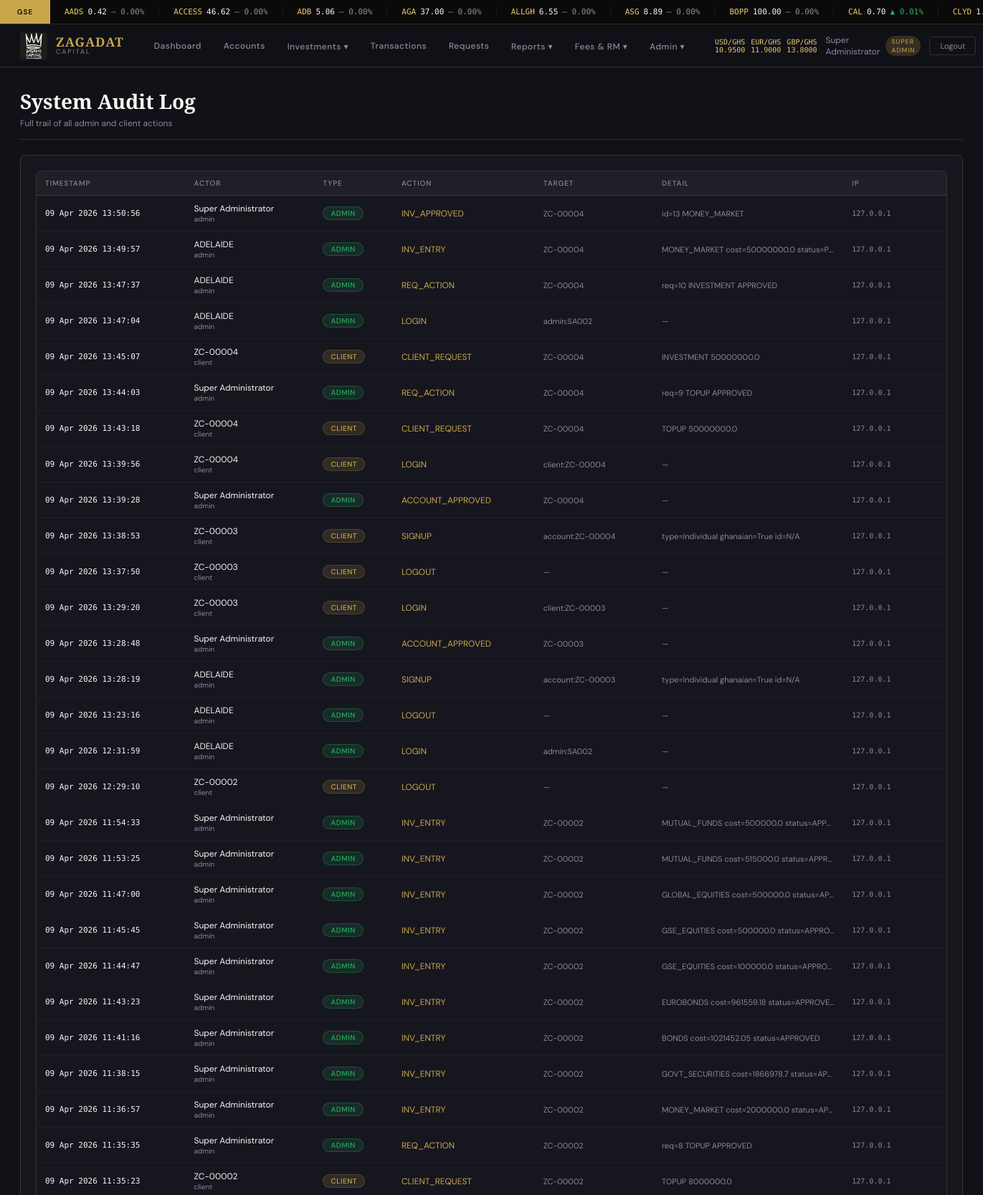
Page /admin/audit (signed in, upper part) on the committed database.
### models.py (models this page shows, shortened)
class AdminUser(UserMixin, db.Model):
    __tablename__ = 'admin_users'
    id            = db.Column(db.Integer, primary_key=True)
    staff_id      = db.Column(db.String(20), unique=True, nullable=False)
    full_name     = db.Column(db.String(120), nullable=False)
    email         = db.Column(db.String(120), unique=True, nullable=False)
    password_hash = db.Column(db.String(256), nullable=False)
    role          = db.Column(db.String(40), nullable=False, default='REPORT_VIEWER')
    is_active     = db.Column(db.Boolean, default=True)
    created_at    = db.Column(db.DateTime, default=datetime.utcnow)
    created_by    = db.Column(db.Integer, nullable=True)
    last_login    = db.Column(db.DateTime, nullable=True)
    is_rm         = db.Column(db.Boolean, default=False)
    rm_commission_rate = db.Column(db.Float, default=1.0)
    def has_permission(self, p):
        return ADMIN_ROLES.get(self.role, {}).get('level', 0) >= PERMISSION_MAP.get(p, 100)
    @property
    def is_super_admin(self): return self.role == 'SUPER_ADMIN'

class AuditLog(db.Model):
    __tablename__ = 'audit_logs'
    id          = db.Column(db.Integer, primary_key=True)
    actor_type  = db.Column(db.String(20))
    actor_id    = db.Column(db.Integer)
    actor_name  = db.Column(db.String(120))
    action      = db.Column(db.String(100))
    target      = db.Column(db.String(100), nullable=True)
    detail      = db.Column(db.Text, nullable=True)
    ip_address  = db.Column(db.String(50), nullable=True)
    created_at  = db.Column(db.DateTime, default=datetime.utcnow)

### routes/admin.py (the view)
@admin_bp.route('/audit')
@permission_required('manage_all')
def audit_log():
    from models import AuditLog
    logs = AuditLog.query.order_by(AuditLog.created_at.desc()).limit(500).all()
    return render_template('admin/audit.html', logs=logs)

### models.py (called while the page is built)
@login_manager.user_loader
def load_user(user_id):
    uid = str(user_id)
    if uid.startswith('admin_'):
        return AdminUser.query.get(int(uid.split('_')[1]))
    return ClientUser.query.get(int(uid))

### routes/admin.py (called while the page is built)
def permission_required(permission):
    def decorator(f):
        from functools import wraps
        @wraps(f)
        def decorated(*args, **kwargs):
            if not current_user.is_authenticated or session.get('user_type') != 'admin':
                return redirect(url_for('auth.login'))
            if not current_user.has_permission(permission):
                flash('Insufficient permissions.', 'error')
                return redirect(url_for('admin.dashboard'))
            return f(*args, **kwargs)
        return decorated
    return decorator

### templates/admin/audit.html (shortened to what this page needs)
{% extends 'base.html' %}
{% block content %}
<div class="page-content">
  <div class="page-header">
    <div><h1>System Audit Log</h1><p>Full trail of all admin and client actions</p></div>
  </div>
  <div class="card">
    <div class="table-wrap">
      <table class="data-table">
        <thead>
          <tr>
            <th>Timestamp</th><th>Actor</th><th>Type</th>
            <th>Action</th><th>Target</th><th>Detail</th><th>IP</th>
          </tr>
        </thead>
        <tbody>
          {% for log in logs %}
          <tr>
            <td class="mono" style="font-size:11px;white-space:nowrap;">{{ log.created_at.strftime('%d %b %Y %H:%M:%S') }}</td>
            <td>
              <div style="font-size:12px;">{{ log.actor_name }}</div>
              <div style="font-size:10px;color:var(--grey);">{{ log.actor_type }}</div>
            </td>
            <td>
              <span class="badge badge-{{ 'approved' if log.actor_type=='admin' else 'pending' }}">
                {{ log.actor_type.upper() }}
              </span>
            </td>
            <td style="font-size:12px;color:var(--gold);">{{ log.action }}</td>
            <td style="font-size:11px;color:var(--grey);">{{ log.target or '—' }}</td>
            <td style="font-size:11px;color:var(--grey);max-width:200px;overflow:hidden;text-overflow:ellipsis;white-space:nowrap;">{{ log.detail or '—' }}</td>
            <td class="mono" style="font-size:10px;color:var(--grey);">{{ log.ip_address or '—' }}</td>
          </tr>
          {% else %}
          <tr><td colspan="7" style="text-align:center;color:var(--grey);padding:3rem;">No audit records yet.</td></tr>
          {% endfor %}
        </tbody>
      </table>
    </div>
  </div>
</div>
{% endblock %}

### templates/base.html (shortened to what this page needs)
<!DOCTYPE html>
<html lang="en">
<head>
</head>
<body>
{% if current_user.is_authenticated %}
<div id="ticker-bar">
  <div class="ticker-label" id="ticker-exchange-label">GSE</div>
  <div class="ticker-track">
    <div class="ticker-inner" id="ticker-inner">
    </div>
  </div>
</div>
<nav class="topnav">
  <a href="{% if session.get('user_type') == 'admin' %}{{ url_for('admin.dashboard') }}{% else %}{{ url_for('user.dashboard') }}{% endif %}" class="nav-brand">
    <img src="{{ url_for('static', filename='img/logo.png') }}" alt="Zagadat">
    <div class="brand-text">
      <span class="brand-name">ZAGADAT</span>
      <span class="brand-sub">Capital</span>
    </div>
  </a>
  {% if session.get('user_type') == 'admin' %}
  <div class="nav-links">
    <a href="{{ url_for('admin.dashboard') }}" {% if request.endpoint == 'admin.dashboard' %}class="active"{% endif %}>Dashboard</a>
    <a href="{{ url_for('admin.accounts') }}" {% if 'account' in request.endpoint %}class="active"{% endif %}>Accounts</a>
    <div class="dropdown">
      <a href="{{ url_for('admin.investments') }}">Investments ▾</a>
    </div>
    <a href="{{ url_for('admin.transactions') }}">Transactions</a>
    <a href="{{ url_for('admin.client_requests') }}">Requests</a>
    <div class="dropdown">
      <a href="{{ url_for('reports.menu') }}">Reports ▾</a>
    </div>
    {% if current_user.has_permission('approve_account') %}
    <div class="dropdown">
      <a href="{{ url_for('admin.fees') }}">Fees & RM ▾</a>
    </div>
    {% endif %}
    {% if current_user.has_permission('manage_all') %}
    <div class="dropdown">
      <a href="{{ url_for('admin.admin_users') }}">Admin ▾</a>
    </div>
    {% endif %}
  </div>
  <div class="nav-right">
    <div class="fx-pill" id="fx-display">
      <span>USD/GHS <span id="fx-usd">—</span></span>
      <span>EUR/GHS <span id="fx-eur">—</span></span>
      <span>GBP/GHS <span id="fx-gbp">—</span></span>
    </div>
    <div class="nav-user">
      <span>{{ current_user.full_name }}</span>
      <span class="role-badge">{{ current_user.role.replace('_',' ') }}</span>
    </div>
    <a href="{{ url_for('auth.logout') }}" class="btn-logout">Logout</a>
  </div>
  {% endif %}
</nav>
{% endif %}
{% block content %}{% endblock %}
</body>
</html>

### rows in the picture
AdminUser: full_name "Super Administrator", role.replace "SUPER ADMIN"
AuditLog: created_at "09 Apr 2026 13:50:56", actor_name "Super Administrator", actor_type "admin", actor_type "ADMIN", action "INV_APPROVED", target "ZC-00004", detail "id=13 MONEY_MARKET", ip_address "127.0.0.1"
AuditLog: created_at "09 Apr 2026 13:49:57", actor_name "ADELAIDE", actor_type "admin", actor_type "ADMIN", action "INV_ENTRY", target "ZC-00004", detail "MONEY_MARKET cost=50000000.0 status=P…", ip_address "127.0.0.1"
AuditLog: created_at "09 Apr 2026 13:47:37", actor_name "ADELAIDE", actor_type "admin", actor_type "ADMIN", action "REQ_ACTION", target "ZC-00004", detail "req=10 INVESTMENT APPROVED", ip_address "127.0.0.1"
AuditLog: created_at "09 Apr 2026 13:47:04", actor_name "ADELAIDE", actor_type "admin", actor_type "ADMIN", action "LOGIN", target "admin:SA002", detail "—", ip_address "127.0.0.1"
AuditLog: created_at "09 Apr 2026 13:45:07", actor_name "ZC-00004", actor_type "client", actor_type "CLIENT", action "CLIENT_REQUEST", target "ZC-00004", detail "INVESTMENT 50000000.0", ip_address "127.0.0.1"
AuditLog: created_at "09 Apr 2026 13:44:03", actor_name "Super Administrator", actor_type "admin", actor_type "ADMIN", action "REQ_ACTION", target "ZC-00004", detail "req=9 TOPUP APPROVED", ip_address "127.0.0.1"
AuditLog: created_at "09 Apr 2026 13:43:18", actor_name "ZC-00004", actor_type "client", actor_type "CLIENT", action "CLIENT_REQUEST", target "ZC-00004", detail "TOPUP 50000000.0", ip_address "127.0.0.1"
AuditLog: created_at "09 Apr 2026 13:39:56", actor_name "ZC-00004", actor_type "client", actor_type "CLIENT", action "LOGIN", target "client:ZC-00004", detail "—", ip_address "127.0.0.1"
AuditLog: created_at "09 Apr 2026 13:39:28", actor_name "Super Administrator", actor_type "admin", actor_type "ADMIN", action "ACCOUNT_APPROVED", target "ZC-00004", detail "—", ip_address "127.0.0.1"
AuditLog: created_at "09 Apr 2026 13:38:53", actor_name "ZC-00003", actor_type "client", actor_type "CLIENT", action "SIGNUP", target "account:ZC-00004", detail "type=Individual ghanaian=True id=N/A", ip_address "127.0.0.1"
AuditLog: created_at "09 Apr 2026 13:37:50", actor_name "ZC-00003", actor_type "client", actor_type "CLIENT", action "LOGOUT", target "—", detail "—", ip_address "127.0.0.1"
AuditLog: created_at "09 Apr 2026 13:29:20", actor_name "ZC-00003", actor_type "client", actor_type "CLIENT", action "LOGIN", target "client:ZC-00003", detail "—", ip_address "127.0.0.1"
AuditLog: created_at "09 Apr 2026 13:28:48", actor_name "Super Administrator", actor_type "admin", actor_type "ADMIN", action "ACCOUNT_APPROVED", target "ZC-00003", detail "—", ip_address "127.0.0.1"
AuditLog: created_at "09 Apr 2026 13:28:19", actor_name "ADELAIDE", actor_type "admin", actor_type "ADMIN", action "SIGNUP", target "account:ZC-00003", detail "type=Individual ghanaian=True id=N/A", ip_address "127.0.0.1"
AuditLog: created_at "09 Apr 2026 13:23:16", actor_name "ADELAIDE", actor_type "admin", actor_type "ADMIN", action "LOGOUT", target "—", detail "—", ip_address "127.0.0.1"
AuditLog: created_at "09 Apr 2026 12:31:59", actor_name "ADELAIDE", actor_type "admin", actor_type "ADMIN", action "LOGIN", target "admin:SA002", detail "—", ip_address "127.0.0.1"
AuditLog: created_at "09 Apr 2026 12:29:10", actor_name "ZC-00002", actor_type "client", actor_type "CLIENT", action "LOGOUT", target "—", detail "—", ip_address "127.0.0.1"
AuditLog: created_at "09 Apr 2026 11:54:33", actor_name "Super Administrator", actor_type "admin", actor_type "ADMIN", action "INV_ENTRY", target "ZC-00002", detail "MUTUAL_FUNDS cost=500000.0 status=APP…", ip_address "127.0.0.1"
AuditLog: created_at "09 Apr 2026 11:53:25", actor_name "Super Administrator", actor_type "admin", actor_type "ADMIN", action "INV_ENTRY", target "ZC-00002", detail "MUTUAL_FUNDS cost=515000.0 status=APPR…", ip_address "127.0.0.1"
AuditLog: created_at "09 Apr 2026 11:47:00", actor_name "Super Administrator", actor_type "admin", actor_type "ADMIN", action "INV_ENTRY", target "ZC-00002", detail "GLOBAL_EQUITIES cost=500000.0 status=AP…", ip_address "127.0.0.1"
AuditLog: created_at "09 Apr 2026 11:45:45", actor_name "Super Administrator", actor_type "admin", actor_type "ADMIN", action "INV_ENTRY", target "ZC-00002", detail "GSE_EQUITIES cost=500000.0 status=APPRO…", ip_address "127.0.0.1"
AuditLog: created_at "09 Apr 2026 11:44:47", actor_name "Super Administrator", actor_type "admin", actor_type "ADMIN", action "INV_ENTRY", target "ZC-00002", detail "GSE_EQUITIES cost=100000.0 status=APPRO…", ip_address "127.0.0.1"
AuditLog: created_at "09 Apr 2026 11:43:23", actor_name "Super Administrator", actor_type "admin", actor_type "ADMIN", action "INV_ENTRY", target "ZC-00002", detail "EUROBONDS cost=961559.18 status=APPROVED", ip_address "127.0.0.1"
AuditLog: created_at "09 Apr 2026 11:41:16", actor_name "Super Administrator", actor_type "admin", actor_type "ADMIN", action "INV_ENTRY", target "ZC-00002", detail "BONDS cost=1021452.05 status=APPROVED", ip_address "127.0.0.1"
AuditLog: created_at "09 Apr 2026 11:38:15", actor_name "Super Administrator", actor_type "admin", actor_type "ADMIN", action "INV_ENTRY", target "ZC-00002", detail "GOVT_SECURITIES cost=1866978.7 status=AP…", ip_address "127.0.0.1"
AuditLog: created_at "09 Apr 2026 11:36:57", actor_name "Super Administrator", actor_type "admin", actor_type "ADMIN", action "INV_ENTRY", target "ZC-00002", detail "MONEY_MARKET cost=2000000.0 status=AP…", ip_address "127.0.0.1"
AuditLog: created_at "09 Apr 2026 11:35:35", actor_name "Super Administrator", actor_type "admin", actor_type "ADMIN", action "REQ_ACTION", target "ZC-00002", detail "req=8 TOPUP APPROVED", ip_address "127.0.0.1"
AuditLog: created_at "09 Apr 2026 11:35:23", actor_name "ZC-00002", actor_type "client", actor_type "CLIENT", action "CLIENT_REQUEST", target "ZC-00002", detail "TOPUP 8000000.0", ip_address "127.0.0.1"
